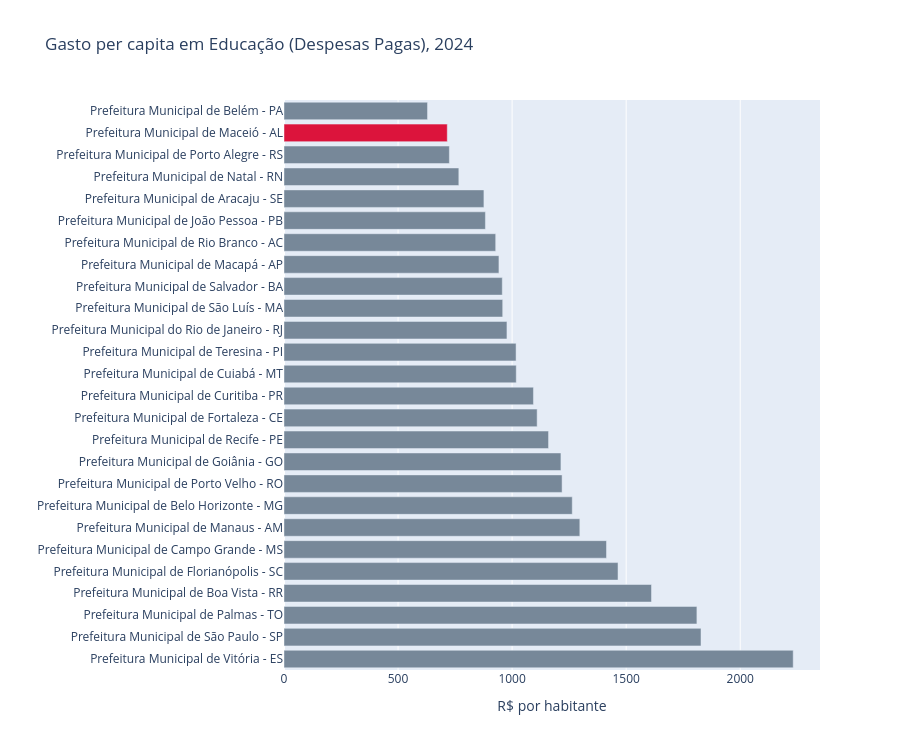

The code cell stored with this chart in its notebook:
### Code cell
grafico_per_capita("12 - Educação", "Gasto per capita em Educação (Despesas Pagas), 2024").show()

### Figure 1 — Plotly figure (JSON) as saved in the notebook; plotly's stock layout.template omitted (floating-point values rounded to 4 significant figures)
{"data": [{"hovertemplate": "destaque=Outras capitais<br>R$ por habitante=%{x}<br>=%{y}<extra></extra>", "legendgroup": "Outras capitais", "marker": {"color": "lightslategray", "pattern": {"shape": ""}}, "name": "Outras capitais", "orientation": "h", "showlegend": true, "textposition": "auto", "type": "bar", "x": [629.2, 725.0, 766.4, 876.4, 882.9, 928.0, 942.2, 956.9, 958.7, 977.3, 1017.0, 1018.0, 1093.0, 1110.0, 1160.0, 1214.0, 1219.0, 1264.0, 1297.0, 1414.0, 1464.0, 1611.0, 1810.0, 1828.0, 2232.0], "xaxis": "x", "y": ["Prefeitura Municipal de Belém - PA", "Prefeitura Municipal de Porto Alegre - RS", "Prefeitura Municipal de Natal - RN", "Prefeitura Municipal de Aracaju - SE", "Prefeitura Municipal de João Pessoa - PB", "Prefeitura Municipal de Rio Branco - AC", "Prefeitura Municipal de Macapá - AP", "Prefeitura Municipal de Salvador - BA", "Prefeitura Municipal de São Luís - MA", "Prefeitura Municipal do Rio de Janeiro - RJ", "Prefeitura Municipal de Teresina - PI", "Prefeitura Municipal de Cuiabá - MT", "Prefeitura Municipal de Curitiba - PR", "Prefeitura Municipal de Fortaleza - CE", "Prefeitura Municipal de Recife - PE", "Prefeitura Municipal de Goiânia - GO", "Prefeitura Municipal de Porto Velho - RO", "Prefeitura Municipal de Belo Horizonte - MG", "Prefeitura Municipal de Manaus - AM", "Prefeitura Municipal de Campo Grande - MS", "Prefeitura Municipal de Florianópolis - SC", "Prefeitura Municipal de Boa Vista - RR", "Prefeitura Municipal de Palmas - TO", "Prefeitura Municipal de São Paulo - SP", "Prefeitura Municipal de Vitória - ES"], "yaxis": "y"}, {"hovertemplate": "destaque=Maceió<br>R$ por habitante=%{x}<br>=%{y}<extra></extra>", "legendgroup": "Maceió", "marker": {"color": "crimson", "pattern": {"shape": ""}}, "name": "Maceió", "orientation": "h", "showlegend": true, "textposition": "auto", "type": "bar", "x": [715.7], "xaxis": "x", "y": ["Prefeitura Municipal de Maceió - AL"], "yaxis": "y"}], "layout": {"barmode": "relative", "height": 750, "legend": {"title": {"text": "destaque"}, "tracegroupgap": 0}, "showlegend": false, "title": {"text": "Gasto per capita em Educação (Despesas Pagas), 2024"}, "xaxis": {"anchor": "y", "domain": [0, 1], "title": {"text": "R$ por habitante"}}, "yaxis": {"anchor": "x", "categoryarray": ["Prefeitura Municipal de Vitória - ES", "Prefeitura Municipal de São Paulo - SP", "Prefeitura Municipal de Palmas - TO", "Prefeitura Municipal de Boa Vista - RR", "Prefeitura Municipal de Florianópolis - SC", "Prefeitura Municipal de Campo Grande - MS", "Prefeitura Municipal de Manaus - AM", "Prefeitura Municipal de Belo Horizonte - MG", "Prefeitura Municipal de Porto Velho - RO", "Prefeitura Municipal de Goiânia - GO", "Prefeitura Municipal de Recife - PE", "Prefeitura Municipal de Fortaleza - CE", "Prefeitura Municipal de Curitiba - PR", "Prefeitura Municipal de Cuiabá - MT", "Prefeitura Municipal de Teresina - PI", "Prefeitura Municipal do Rio de Janeiro - RJ", "Prefeitura Municipal de São Luís - MA", "Prefeitura Municipal de Salvador - BA", "Prefeitura Municipal de Macapá - AP", "Prefeitura Municipal de Rio Branco - AC", "Prefeitura Municipal de João Pessoa - PB", "Prefeitura Municipal de Aracaju - SE", "Prefeitura Municipal de Natal - RN", "Prefeitura Municipal de Porto Alegre - RS", "Prefeitura Municipal de Maceió - AL", "Prefeitura Municipal de Belém - PA"], "categoryorder": "array", "domain": [0, 1], "title": {"text": ""}}}}
